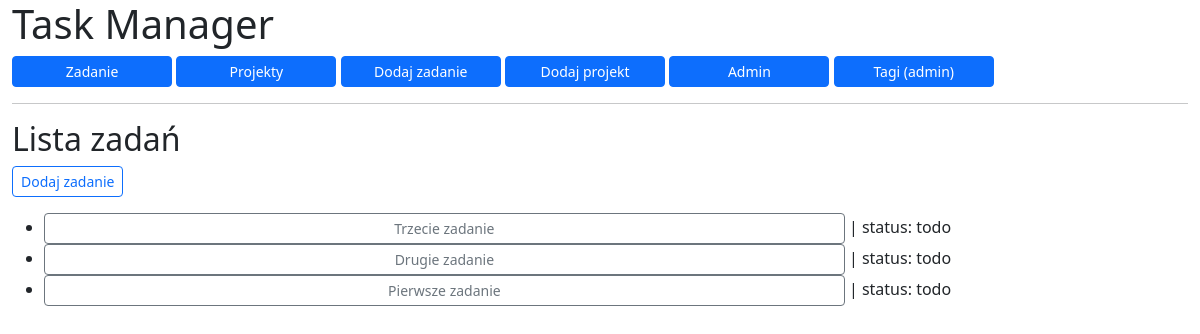
The page / on the database its author committed.
### app/models.py (models this page shows, shortened)
class Task(models.Model):
    class Status(models.TextChoices):
        TODO = "todo", "To do"
        DOING = "doing", "Doing"
        DONE = "done", "Done"
    project = models.ForeignKey(
        Project,
        on_delete=models.CASCADE,
        related_name="app",
    )
    title = models.CharField(max_length=200)
    description = models.TextField(blank=True)
    status = models.CharField(
        max_length=10,
        choices=Status.choices,
        default=Status.TODO,
    )
    due_date = models.DateField(blank=True, null=True)
    created_at = models.DateTimeField(auto_now_add=True)
    tags = models.ManyToManyField(
        Tag,
        blank=True,
        related_name="app",
    )
    class Meta:
        ordering = ["-created_at"]
        verbose_name = "zadania"
        verbose_name_plural = "zadania"

### app/views.py (the view)
# urls.py: path("", TaskListView.as_view(), name="task_list"),
class TaskListView(ListView):
    model = Task
    context_object_name = "tasks"

### app/templates/app/task_list.html
{% extends "base.html" %}
{% block content %}
<h2>Lista zadań</h2>
<p>
    <a href="{% url 'task_add' %}" class="btn btn-outline-primary btn-sm">Dodaj zadanie</a>
</p>
{% if tasks %}
    <ul>
        {% for task in tasks %}
            <li>
                <a href="{% url 'task_detail' task.pk %}" class="btn btn-outline-secondary btn-sm" style="width: 100ch;">
                    {{ task.title }}
                </a>
                | status: {{ task.status }}
            </li>
        {% endfor %}
    </ul>
{% else %}
    <p>Brak zadań.</p>
{% endif %}
{% endblock %}

### rows shown on the page
Task: title "Trzecie zadanie", status "todo"
Task: title "Drugie zadanie", status "todo"
Task: title "Pierwsze zadanie", status "todo"
